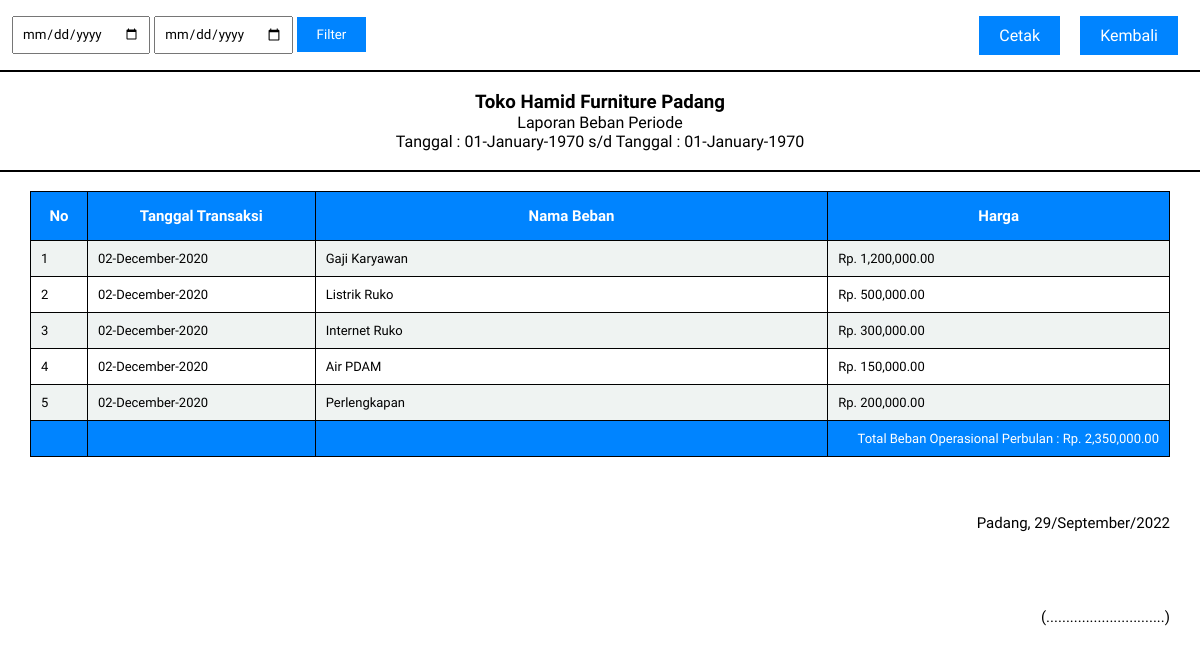
The app's page /laporanbeban/laporanbebanperiode.php (signed in) with its own data.
### tables this page shows
CREATE TABLE `tb_data_beban` (
  `tanggal_transaksi` date NOT NULL,
  `kode_transaksi` varchar(100) NOT NULL,
  `kode_beban` varchar(100) NOT NULL,
  `nama_beban` varchar(100) NOT NULL,
  `harga_beban` int(11) NOT NULL
);

### laporanbeban/laporanbebanperiode.php (the view, shortened to what this page needs)
<!DOCTYPE html>
<html lang="en">
<head>
    <link rel="stylesheet" href="../css/style.css">
    <link rel="stylesheet" href="https://stackpath.bootstrapcdn.com/font-awesome/4.7.0/css/font-awesome.min.css">
</head>
<body>
                    <?php
                     $tanggalawal="";
                     $tanggalakhir="";
                    ?>
                    <div class="header-layout">
                        <div class="filter-layout">
                            <form action="" method="GET">
                            <input type="date" value="<?php echo $tanggalawal ?>" name="tanggalawal">
                            <input type="date" value="<?php echo $tanggalakhir ?>" name="tanggalakhir">
                            <input type="submit" name="bebanperiode" value="Filter">
                            </form>
                        </div>
                        <div class="button-exit-layout">
                            <a href="../laporanbeban/cetaklaporanbebanperiode.php?tanggalawal=<?php echo "$tanggalawal"?>&tanggalakhir=<?php echo "$tanggalakhir"?>">Cetak</a>
                            <a href="../laporanbeban/">Kembali</a>
                        </div>
                    </div>
                    <center>
                    <hr>
                    <br>
                    <h3>Toko Hamid Furniture Padang</h3>
                    <p>Laporan Beban Periode</p>
                    <p style="text-align:center">Tanggal : <?php echo date('d-F-Y', strtotime($tanggalawal))?> s/d Tanggal : <?php echo date('d-F-Y', strtotime($tanggalakhir)) ?></p>
                    <br>
                    <hr>
                    <br>
                     </center>
                    <?php
                     if(isset($_GET["bebanperiode"])){
                        $tanggalawal=$_GET["tanggalawal"];
                        $tanggalakhir=$_GET["tanggalakhir"];
                        $databeban  = "SELECT * FROM tb_data_beban WHERE tanggal_transaksi BETWEEN '$tanggalawal' AND '$tanggalakhir' ORDER BY tanggal_transaksi ASC" ;
                        $totalbeban= "SELECT SUM(harga_beban) AS hargabeban FROM tb_data_beban WHERE tanggal_transaksi BETWEEN '$tanggalawal' AND '$tanggalakhir'";
                    }
                    else{
                        $databeban  = "SELECT * FROM tb_data_beban";
                        $totalbeban= "SELECT SUM(harga_beban) AS hargabeban FROM tb_data_beban";
                    }
                    ?>
                    <table>
                        <tr>
                            <th style="width:5%;">No</th>
                            <th style="width:20%;">Tanggal Transaksi</th>
                            <th>Nama Beban</th>
                            <th>Harga</th>
                        </tr>
                        <?php
                        $no=1;
                        $querybeban=mysqli_query($koneksi,$databeban);
                        while($row=mysqli_fetch_array($querybeban)){
                            $tanggal_transaksi=$row["tanggal_transaksi"];
                            $nama_beban=$row["nama_beban"];
                            $harga_beban=$row["harga_beban"];
                        ?>
                        <tr>
                            <td><?php echo "$no"; ?></td>
                            <td><?php echo  date('d-F-Y', strtotime($tanggal_transaksi))?></td>
                            <td><?php echo "$nama_beban"; ?></td>
                            <td><?php echo "Rp. ". number_format($harga_beban, 2, ".", ",");?></td>
                        </tr>
                        <?php
                        $no++;
                        }
                        ?>
                        <?php
                        $querytotalbeban=mysqli_query($koneksi,$totalbeban);
                        while($row=mysqli_fetch_array($querytotalbeban))
                        {
                            $hargabeban=$row["hargabeban"]
                        ?>
                        <tr>
                            <th></th>
                            <th></th>
                            <th></th>
                            <th style="width:30%;text-align:right;font-weight:normal;padding:10px;font-size:13px">Total Beban Operasional Perbulan : <?php echo "Rp. ". number_format($hargabeban, 2, ".", ",");?></th>
                        </tr>
                     <?php
                        }
                        ?>
                    </table>
                    <div class="footer-layout">
                        <br>
                        <br>
                        <br>
                        <p >Padang, <?php $tgl=date("d/F/Y"); echo"$tgl" ?></p>
                        <br>
                        <br>
                        <br>
                        <br>
                        <p>(..............................)</p>
                        <br>
                        <br>
                        <br>
                        <br>
                    </div>
</body>
</html>

### css/style.css (style rules this page uses)
* { font-family: 'Varela Round', sans-serif; margin: 0; padding: 0; }

### laporanbeban/laporanbebanperiode.php (style rules this page uses)
hr { border:1px solid black; }
table { width:95%; border-collapse: collapse; margin:auto; }
table th { padding:15px; border:1px solid black; font-size:15px; background-color:#0084ff; color:#ffffff; text-align:center; }
table td { text-align:left; padding:10px; font-size:13px; border:1px solid black; }
table tr:nth-child(odd) { background-color: #ffffff; }
table tr:nth-child(even) { background-color: #eff3f2; }
.header-layout { width:98%; height:70px; display:flex; justify-content:space-between; margin:auto; }
.header-layout > .filter-layout { width:60%; height:100%; display:flex; align-items:center; }
.header-layout > .filter-layout input { padding:8px; outline:none; }
.header-layout > .filter-layout input[type=submit] { padding:10px 20px; outline:none; border:none; background-color:#0084ff; color:#FFFFFF; }
.button-exit-layout { width:20%; height:100%; display:flex; align-items:center; justify-content:flex-end; }
.button-exit-layout a { display:block; padding: 10px 20px; background-color:#0084ff; text-decoration:none; color:#FFFFFF; margin:0px 10px; }
.footer-layout { width:95%; margin:auto; }
.footer-layout p { font-size:15px; text-align:right; }

### records on screen
tb_data_beban: tanggal_transaksi "02-December-2020", nama_beban "Gaji Karyawan", harga_beban "1,200,000.00"
tb_data_beban: tanggal_transaksi "02-December-2020", nama_beban "Listrik Ruko", harga_beban "500,000.00"
tb_data_beban: tanggal_transaksi "02-December-2020", nama_beban "Internet Ruko", harga_beban "300,000.00"
tb_data_beban: tanggal_transaksi "02-December-2020", nama_beban "Air PDAM", harga_beban "150,000.00"
tb_data_beban: tanggal_transaksi "02-December-2020", nama_beban "Perlengkapan", harga_beban "200,000.00"

### other values on screen
date('d-F-Y', strtotime($tanggalawal)) "01-January-1970"
date('d-F-Y', strtotime($tanggalakhir)) "01-January-1970"
$hargabeban "2,350,000.00"
